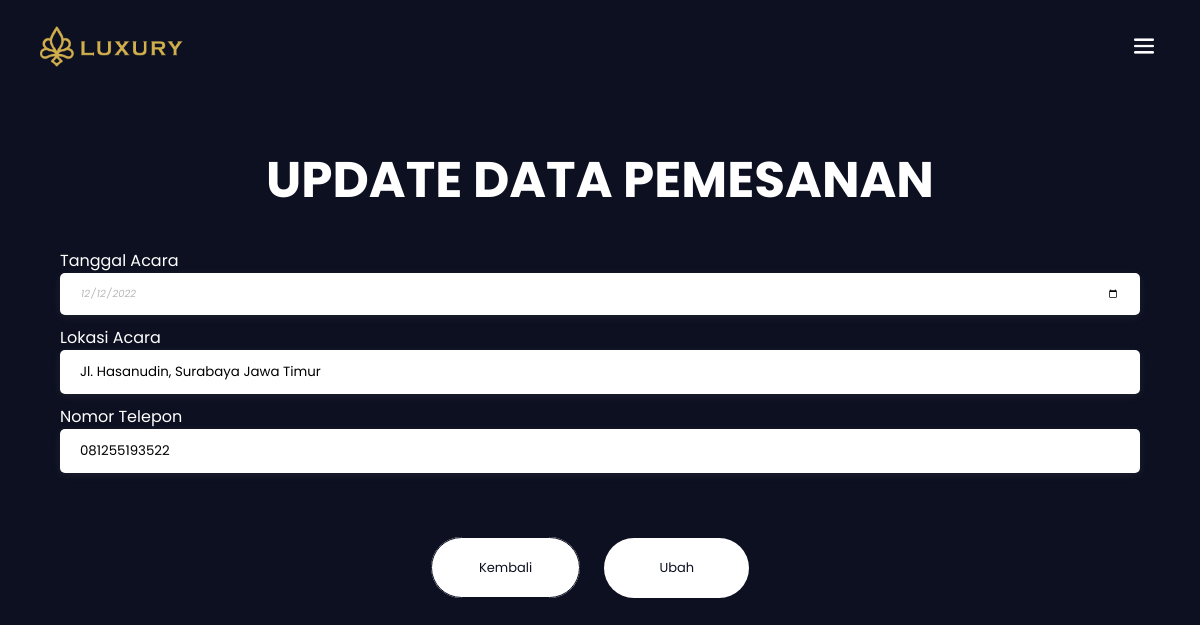
The page /LuxuryGroup/admin-update-pemesanan.php?id=8 (signed in) on the database its author committed.
### tables this page shows
CREATE TABLE `tb_pemesanan` (
  `id` int(11) NOT NULL,
  `nama_pemesan` varchar(255) NOT NULL,
  `kategori` varchar(255) NOT NULL,
  `harga` varchar(20) NOT NULL,
  `alamat` varchar(255) NOT NULL,
  `tanggal` varchar(20) NOT NULL,
  `no_telp` varchar(15) NOT NULL,
  `note` text NOT NULL,
  `no_rekening` varchar(20) NOT NULL,
  `bukti_pembayaran` varchar(255) NOT NULL,
  `status` varchar(50) NOT NULL
);

### LuxuryGroup/admin-update-pemesanan.php (the view, shortened to what this page needs)
<?php
    require('koneksi.php');
    $id = $_GET['id'];
    $result = mysqli_query($conn, "SELECT * FROM tb_pemesanan WHERE id=$id");
    $data = mysqli_fetch_assoc($result);
?>
<!DOCTYPE html>
<html lang="en">
<head>
    <link rel='stylesheet' href='css/style.css'>
    <link href='https://unpkg.com/boxicons@2.1.4/css/boxicons.min.css' rel='stylesheet'>
</head>
<body>
    <section class='user-header-index'>
        <nav class="user-nav-index">
            <img src='image/logo.png'>
            <img src="image/bar.png" id="user-icon-bar" onclick="showMenu()">
        </nav>
        <div class="form-order-container">
            <div class="form-order">
                <h1 class="form-order-title">UPDATE DATA PEMESANAN</h1>
                <form action="" method="POST" enctype="multipart/form-data">
                <p class="form-order-sub-title">Tanggal Acara</p>
                    <input class="form-order-element" name='tanggal' type="date" value="<?php echo $data['tanggal']; ?>" required>
                    <p class="form-order-sub-title">Lokasi Acara</p>
                    <input class="form-order-element" name='alamat' type="text" value="<?php echo $data['alamat']; ?>" placeholder="Masukkan lokasi acara..."                               required>
                    <p class="form-order-sub-title">Nomor Telepon</p>
                    <input class="form-order-element" name='no_telp' type="number" value="<?php echo $data['no_telp']; ?>" placeholder="Masukkan nomor telepon..."                          required>
            <div class="form-button-order">
                <a href="admin-pemesanan.php" class='back-button-order'>Kembali</a>
                <input class='button-order' type='submit' name="tambah" value='Ubah'></a>
                </form>
            </div>
        </div>
    </section>
</body>
</html>

### LuxuryGroup/css/style.css (style rules this page uses)
* { margin: 0; padding: 0; font-family: 'Poppins', sans-serif; box-sizing: border-box; }
html { scroll-behavior: smooth; }
body { background-color: var(--background--color); }
:root { --background-image: url(../image/background-dark.jpg); --background--color: #0D1021; --secondary-color: #FFF; }
::placeholder { color: #B7B7B7; font-size: 10px; font-style: italic }
.user-header-index { min-height: 100vh; width: 100%; background-color: var(--background--color); }
.user-nav-index { background-color: #0D1021; display: flex; padding: 2% 3%; justify-content: space-between; align-items: center; }
.user-nav-index img { width: 150px; }
#user-icon-cancel, #user-icon-bar { display: none; width: 20px; }
#user-icon-bar { display: block; margin: 10px; cursor: pointer; }
.form-order-container { width: 90%; margin: auto; text-align: justify; padding-top: 50px; }
.form-order-title { margin-bottom: 30px; text-align: center; font-size: 50px; color: var(--secondary-color); }
.form-order-sub-title { color: var(--secondary-color); text-align: left; }
.form-order-element { width: 100%; background-color: #FFF; border: none; box-shadow: rgba(99, 99, 99, 0.2) 0px 2px 8px 0px; border-radius: 5px; padding: 12px 20px; margin: 0px 0px 10px 0px; }
input[type="date"] { color: #B7B7B7; font-size: 10px; font-style: italic }
.form-button-order { margin: 25px; text-align: center; }
.back-button-order { border: 1px solid #0D1021; padding: 20px 47px; margin: 10px 0; text-decoration: none; color: #0D1021; font-size: 13px; background-color: #FFF; cursor: pointer; border-radius: 10em; }
.button-order { padding: 20px 55px; margin: 30px 20px; text-decoration: none; color: var(--background--color); border: none; font-size: 13px; background-color: var(--secondary-color); cursor: pointer; border-radius: 10em; }

### rows shown on the page
tb_pemesanan: tanggal "12/12/2022", alamat "Jl. Hasanudin, Surabaya Jawa Timur", no_telp "081255193522"
